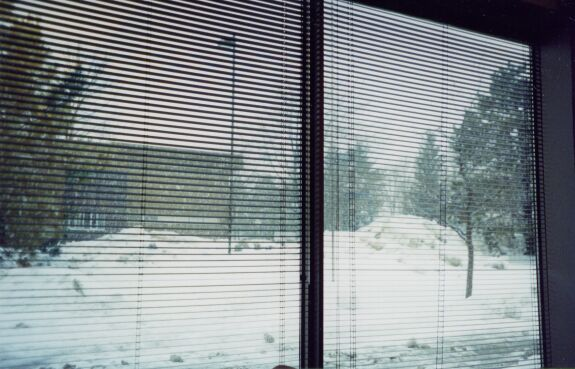
%> input picture Courses' Homeworks/Digital Image Processing/Homework 04/inputs/blindssnow.jpg, 575 x 369 px
$ octave ex03.m   (GNU Octave 9; MATLAB toolbox functions it lacks are replaced by stand-ins)
%> lines starting %> are read from the running program, lines starting %| are printed output that depends on the picture
### Courses' Homeworks/Digital Image Processing/Homework 04/notchFilter.m
function output = notchFilter(im)
    FT = fft2(double(im));
    FT1 = fftshift(FT);%finding spectrum
    % imtool(abs(FT1),[]);
    m = size(im,1);
    n = size(im,2);

    t = 0:pi/20:2*pi;
    xc=(m+150)/2; % point around which we filter image
    yc=(n-150)/2;
    r=200;   %Radium of circular region of interest(for BRF)
    r1 = 40;
    xcc = r*cos(t)+xc;
    ycc =  r*sin(t)+yc;

    xcc1 = r1*cos(t)+xc;
    ycc1 =  r1*sin(t)+yc;

    mask = poly2mask(double(xcc),double(ycc), m,n);
    mask1 = poly2mask(double(xcc1),double(ycc1), m,n);%generating mask for filtering

    mask(mask1)=0;

    FT2=FT1;
    FT2(mask)=0;%cropping area or bandreject filtering

    % imtool(abs(FT2),[]);
    output = abs(ifft2(ifftshift(FT2)));
    % imtool(output,[]);
end

% [109 lines left out: functions notch_filter, paddedsize, notch, dftuv, lpfilter, not called in this run]

### Courses' Homeworks/Digital Image Processing/Homework 04/ex03.m
clear; close all; clc; warning off

blindImg01 = imread('inputs\blindssnow.jpg');
%> blindImg01 is the input picture: size 369x575x3 uint8; mean R, G, B 130.6, 137.6, 140.2
blindImg01_restored = zeros(size(blindImg01));
for c1 = 1:size(blindImg01,3)
    blindImg01_restored(:,:,c1) = notchFilter(blindImg01(:,:,c1));
end
%> this loop made 3 passes
%> pass 1, in notchFilter, `output = abs(ifft2(ifftshift(FT2)));`:
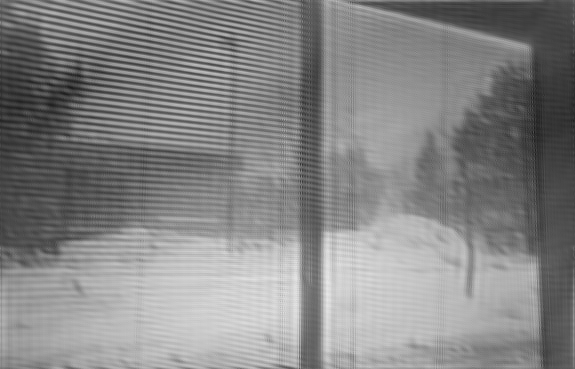
%> output: size 369x575 double; min 23.89, max 231.9, mean 133.9
%> after the loop:
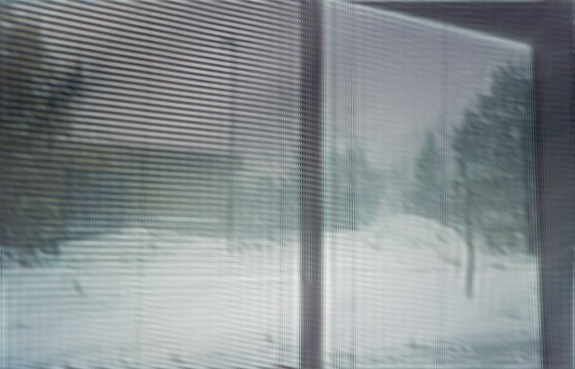
%> blindImg01_restored: size 369x575x3 double; mean R, G, B 133.9, 141, 143.2
blindImg01_restored = uint8(blindImg01_restored);
%> blindImg01_restored: size 369x575x3 uint8
figure;
subplot(1,2,1); imshow(blindImg01); title('Original Image');
subplot(1,2,2); imshow(blindImg01_restored); title('Restored Image');
imwrite(blindImg01_restored,'outputs\ex03_blindssnow_restored.jpg');

blindImg02 = imread('inputs\blindscity.jpg');
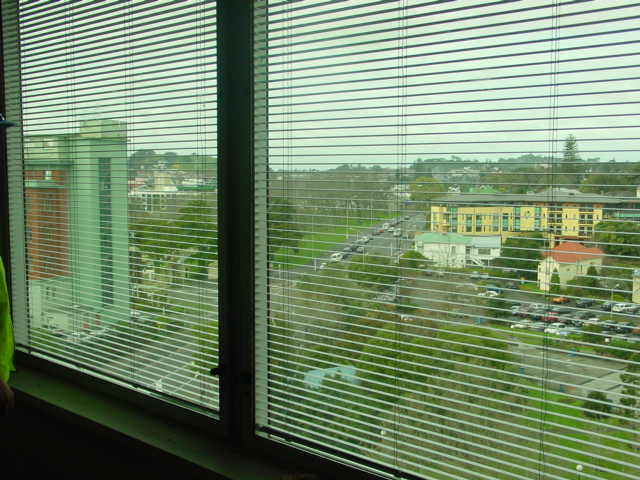
%> input picture Courses' Homeworks/Digital Image Processing/Homework 04/inputs/blindscity.jpg, 640 x 480 px
%> blindImg02 is the input picture: size 480x640x3 uint8; mean R, G, B 116.2, 138.8, 107.9
blindImg02_restored = zeros(size(blindImg02));
for c1 = 1:size(blindImg02,3)
    blindImg02_restored(:,:,c1) = notchFilter(blindImg02(:,:,c1));
end
%> this loop made 3 passes
%> pass 1, in notchFilter (call 4), `output = abs(ifft2(ifftshift(FT2)));`:
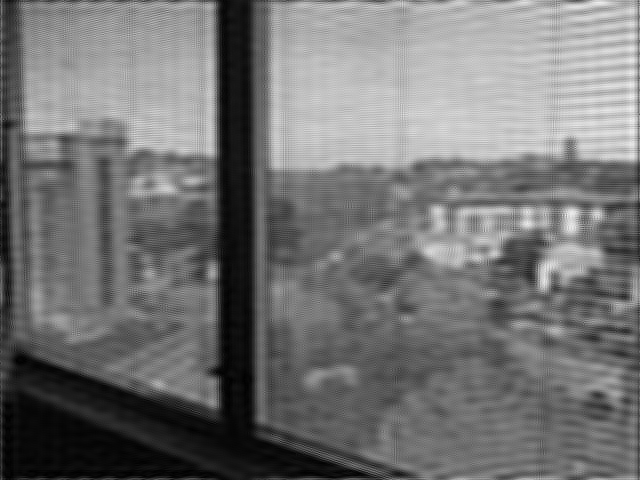
%> output: size 480x640 double; min 0.164, max 241.9, mean 116.4
%> pass 2, in notchFilter (call 5), `output = abs(ifft2(ifftshift(FT2)));`:
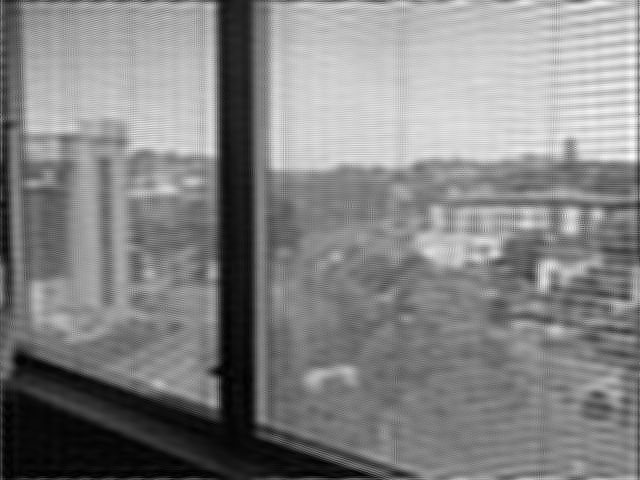
%> output: size 480x640 double; min 0.0746, max 268.2, mean 139; drawn with min black and max white
%> pass 3, in notchFilter (call 6), `output = abs(ifft2(ifftshift(FT2)));`:
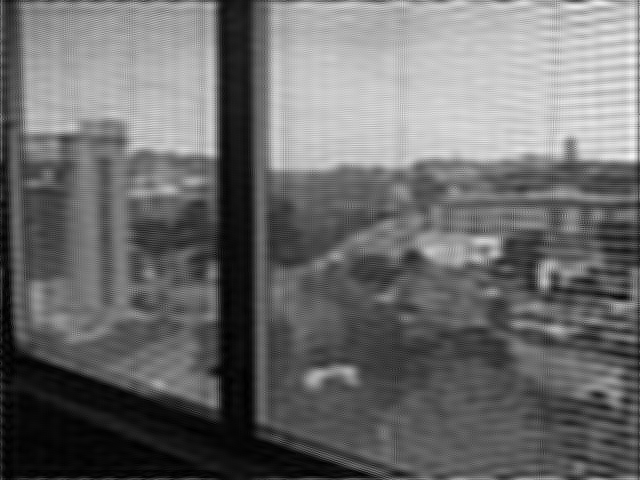
%> output: size 480x640 double; min 0.12, max 247, mean 108.2
%> after the loop:
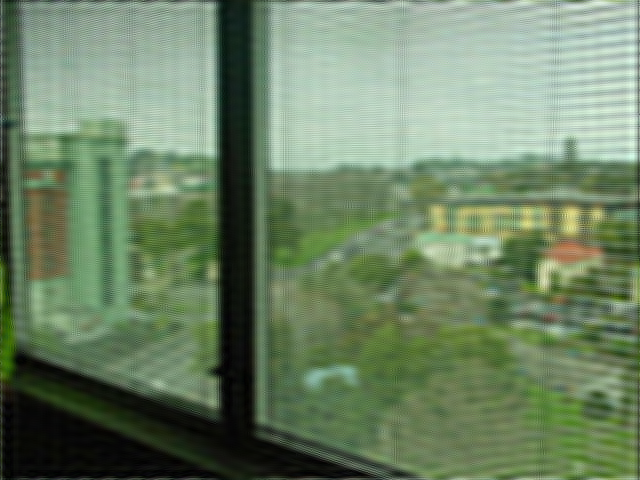
%> blindImg02_restored: size 480x640x3 double; mean R, G, B 116.4, 139, 108.2; drawn with min black and max white
blindImg02_restored = uint8(blindImg02_restored);
%> blindImg02_restored: size 480x640x3 uint8
figure;
subplot(1,2,1); imshow(blindImg02); title('Original Image');
subplot(1,2,2); imshow(blindImg02_restored); title('Restored Image');
imwrite(blindImg02_restored,'outputs\ex03_blindscity_restored.jpg');
